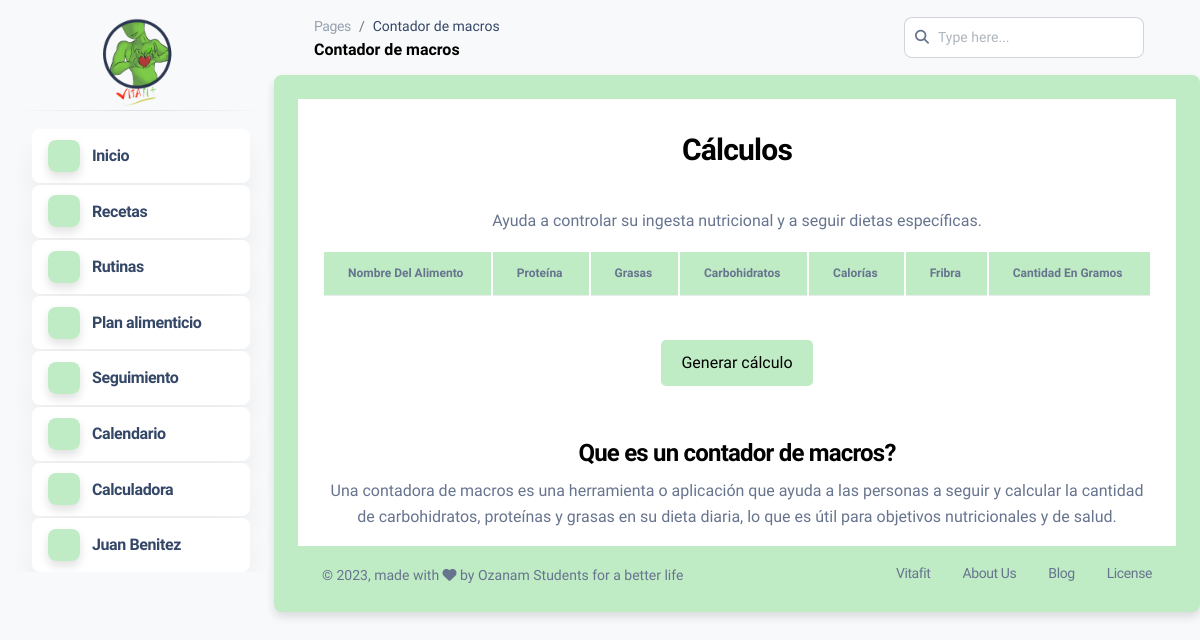
/dashboard.php?mod=calculadora (signed in), run on an earlier commit of the app's database.
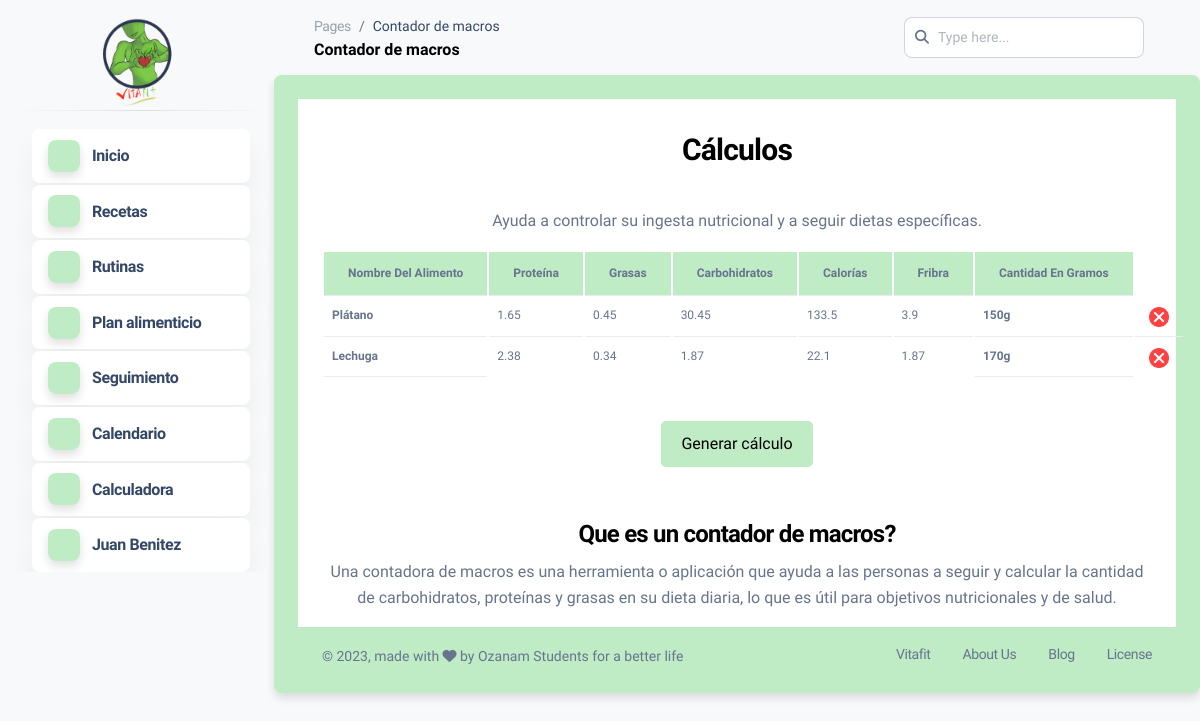
And on a later commit of the database.
### tables this page shows
CREATE TABLE `calculadora` (
  `id_calculo` int(1) NOT NULL,
  `id_alimento` int(12) NOT NULL,
  `cantidad` int(4) NOT NULL,
  `numero_identificacion` bigint(15) NOT NULL
);

CREATE TABLE `macros` (
  `id_alimentos` int(1) NOT NULL,
  `proteina` float NOT NULL,
  `grasas` float NOT NULL,
  `carbohidratos` float NOT NULL,
  `calorias` float NOT NULL,
  `fibra` float NOT NULL,
  `nombre_alimento` varchar(30) NOT NULL
);

### modulos/macros/calculadora.php (the view, shortened to what this page needs)
<div class="container cuerpo">
<div class="row">
<center>
<div class="col-md-12">
<h3 class="titulo">Cálculos</h3>
<p>Ayuda a controlar su ingesta nutricional y a seguir dietas específicas.</p>
<table class="table">
<thead class="thead">
<tr>
<th scope="col">Nombre del alimento</th>
<th scope="col">Proteína</th>
<th scope="col">Grasas</th>
<th scope="col">Carbohidratos</th>
<th scope="col">Calorías</th>
<th scope="col">Fribra</th>
<th scope="col">Cantidad en gramos</th>
</tr>
  </thead>
  <tbody>
<?php
      include "conexion.php";
      if (isset($_SESSION['documento'])){
        $dato=$_SESSION['documento'];
        $consulta=mysqli_query($conexion,"SELECT * FROM calculadora WHERE numero_identificacion LIKE '%$dato%';") or die ($conexion."Error en la consulta");
        $cantidad = mysqli_num_rows($consulta);
        if($cantidad > 0){
            while($fila=mysqli_fetch_array($consulta)){
                $cantidad = $fila['cantidad'];
                $id_alimento = $fila['id_alimento'];
                $consulta_alimento=mysqli_query($conexion,"SELECT * FROM macros WHERE id_alimentos LIKE '%$id_alimento%';") or die ($conexion."Error en la consulta");
                if($fila=mysqli_fetch_array($consulta_alimento)){
                    $proteina = $fila['proteina'];
                    $grasas = $fila['grasas'];
                    $carbohidratos = $fila['carbohidratos'];
                    $calorias = $fila['calorias'];
                    $fibra = $fila['fibra'];
                    $nombre = $fila['nombre_alimento'];
                    $proteina1 = $proteina/100;
                    $grasas1 = $grasas/100;
                    $carbohidratos1 = $carbohidratos/100;
                    $calorias1 = $calorias/100;
                    $fibra1 = $fibra/100;
                    $proteina2 = $proteina1*$cantidad;
                    $grasas2 = $grasas1*$cantidad;
                    $carbohidratos2 = $carbohidratos1*$cantidad;
                    $calorias2 = $calorias1*$cantidad;
                    $fibra2 = $fibra1*$cantidad;
                    ?>
        <tr>
          <th><?php echo $nombre; ?></th>
          <td><?php echo $proteina2; ?></td>
          <td><?php echo $grasas2; ?></td>
          <td><?php echo $carbohidratos2; ?></td>
          <td><?php echo $calorias2; ?></td>
          <td><?php echo $fibra2; ?></td>
            <?php
                }
            ?>
          <th><?php echo $cantidad,"g"; ?></th>
          <td>
            <form action="dashboard.php?mod=calculadora" method="POST">
              <button type="submit" name="btn_eliminar" style="background-color: transparent; border: 0px;">
                <img src="img/boton-eliminar.png" alt="eliminar" width="20">
              </button>
            </form>
          </td>
        </tr>
        <?php
      }
      }
        ?>
          </tbody>
        </table>
        <br>
        <form action="dashboard.php?mod=menu_alimentos" method="POST">
          <button type="submit" name="btn_generar" class="btn_consulta">Generar cálculo</button>
        </form>
        <br><br>
        <h4>Que es un contador de macros?</h4>
        <p>Una contadora de macros es una herramienta o aplicación que ayuda a las personas a seguir y calcular la cantidad de carbohidratos, proteínas y grasas en su dieta diaria, lo que es útil para objetivos nutricionales y de salud.</p>
        </center>
        </div>
        </div>
        <?php
    }
?>

### dashboard.php (shortened to what this page needs)
<?php
include "conexion.php";
?>
<!DOCTYPE html>
<html lang="es">
<head>
  <link rel="stylesheet" href="https://unpkg.com/boxicons@2.1.3/css/boxicons.min.css">
  <link href="dashboard/assets/css/nucleo-svg.css" rel="stylesheet" />
  <link id="pagestyle" href="dashboard/assets/css/dashboards.css?v=1.0.7" rel="stylesheet" />
</head>
<body class="g-sidenav-show  bg-gray-100">
  <aside class="sidenav navbar navbar-vertical navbar-expand-xs border-0 border-radius-xl my-3 fixed-start ms-3 " id="sidenav-main">
    <div class="">
      <center>
      <a href="dashboard.php?mod=inicio">
        <img src="dashboard/media/vitafit_logo.png" alt="main_logo" style="height:100px; margin-top:10px;">
      </a>
      </center>
    </div>
    <hr class="horizontal dark mt-0">
    <div class="collapse navbar-collapse  w-auto " id="sidenav-collapse-main">
      <ul class="navbar-nav">
        <li class="nav-item">
          <a class="nav-link active" href="dashboard.php?mod=inicio">
            <div class="icon icon-shape icon-sm shadow border-radius-md text-center me-2 d-flex align-items-center justify-content-center">
            <box-icon type="regular" name="home-alt-2" color="black" size="22px"></box-icon>
            </div>
            <span class="nav-link-text ms-1">Inicio</span>
          </a>
        </li>
        <li class="nav-item">
          <a class="nav-link active" href="dashboard.php?mod=recetas">
            <div class="icon icon-shape icon-sm shadow border-radius-md text-center me-2 d-flex align-items-center justify-content-center">
            <box-icon type="regular" name="book" color="black" size="22px"></box-icon>
            </div>
            <span class="nav-link-text ms-1">Recetas</span>
          </a>
        </li>
        <li class="nav-item">
          <a class="nav-link active" href="dashboard.php?mod=rutinas">
            <div class="icon icon-shape icon-sm shadow border-radius-md text-center me-2 d-flex align-items-center justify-content-center">
            <box-icon type="regular" name="time" color="black" size="22px"></box-icon>
            </div>
            <span class="nav-link-text ms-1">Rutinas</span>
          </a>
        </li>
        <li class="nav-item">
          <a class="nav-link active" href="dashboard.php?mod=p_alimenticio">
            <div class="icon icon-shape icon-sm shadow border-radius-md text-center me-2 d-flex align-items-center justify-content-center">
            <box-icon type="regular" name="spreadsheet" color="black" size="22px"></box-icon>
            </div>
            <span class="nav-link-text ms-1">Plan alimenticio</span>
          </a>
        </li>
        <li class="nav-item">
          <a class="nav-link active" href="dashboard.php?mod=seguimiento">
            <div class="icon icon-shape icon-sm shadow border-radius-md text-center me-2 d-flex align-items-center justify-content-center">
            <box-icon type="regular" name="chart" color="black" size="22px"></box-icon>
            </div>
            <span class="nav-link-text ms-1">Seguimiento</span>
          </a>
        </li>
        <li class="nav-item">
          <a class="nav-link active" href="dashboard.php?mod=calendario">
            <div class="icon icon-shape icon-sm shadow border-radius-md text-center me-2 d-flex align-items-center justify-content-center">
            <box-icon type="regular" name="calendar-edit" color="black" size="22px"></box-icon>
            </div>
            <span class="nav-link-text ms-1">Calendario</span>
          </a>
        </li>
        <li class="nav-item">
          <a class="nav-link active" href="dashboard.php?mod=calculadora">
            <div class="icon icon-shape icon-sm shadow border-radius-md text-center me-2 d-flex align-items-center justify-content-center">
            <box-icon type="regular" name="math" color="black" size="22px"></box-icon>
            </div>
            <span class="nav-link-text ms-1">Calculadora</span>
          </a>
        </li>
        <li class="nav-item">
          <a class="nav-link active" href="dashboard.php?set=m_profile">
            <div class="icon icon-shape icon-sm shadow border-radius-md text-center me-2 d-flex align-items-center justify-content-center">
            <box-icon type="regular" name="user" color="black" size="22px"></box-icon>
            </div>
            <span class="nav-link-text ms-1"><?php echo $_SESSION['primer_nombre']," ",$_SESSION['primer_apellido']; ?><span>
          </a>
        </li>
      </ul>
    </div>
  </aside>
  <main class="main-content position-relative border-radius-lg ">
    <nav class="navbar navbar-main navbar-expand-lg px-0 mx-4 shadow-none border-radius-xl" id="navbarBlur" navbar-scroll="true">
      <div class="container-fluid py-1 px-3">
        <nav aria-label="breadcrumb">
          <ol class="breadcrumb bg-transparent mb-0 pb-0 pt-1 px-0 me-sm-6 me-5">
            <li class="breadcrumb-item text-sm"><a class="opacity-5 text-dark" href="javascript:;" style="color: #BFEBC5; ">Pages</a></li>
            <li class="breadcrumb-item text-sm text-dark active" aria-current="page">
            <?php
        if(@ $_GET['mod']=="")
        {
          echo"Inicio";
        }
        else
            if(@ $_GET['mod']=="inicio")
            {
              echo"Inicio";
            }
            else
                if(@ $_GET['mod']=="recetas")
                {
                  echo"Recetas";
                }
                else
                    if(@ $_GET['mod']=="rutinas")
                    {
                      echo"Rutinas";
                    }
                    else
                        if(@ $_GET['mod']=="p_alimenticio")
                        {
                          echo"Plan alimenticio";
                        }
                        else
                            if(@ $_GET['mod']=="seguimiento")
                            {
                              echo"Seguimiento";
                            }
                            else
                                if(@ $_GET['mod']=="cuenta")
                                {
                                  echo"Cuenta";
                                }
                                else
                                    if(@ $_GET['mod']=="calendario")
                                    {
                                      echo"Calendario";
                                    }
                                    else
                                        if(@ $_GET['mod']=="calculadora")
                                        {
                                          echo"Contador de macros";
                                        }
      ?>
            </li>
          </ol>
          <h6 class="font-weight-bolder mb-0">
          <?php
        if(@ $_GET['mod']=="")
        {
          echo"Inicio";
        }
        else
            if(@ $_GET['mod']=="inicio")
            {
              echo"Inicio";
            }
            else
                if(@ $_GET['mod']=="recetas")
                {
                  echo"Recetas";
                }
                else
                    if(@ $_GET['mod']=="rutinas")
                    {
                      echo"Rutinas";
                    }
                    else
                        if(@ $_GET['mod']=="p_alimenticio")
                        {
                          echo"Plan alimenticio";
                        }
                        else
                            if(@ $_GET['mod']=="seguimiento")
                            {
                              echo"Seguimiento";
                            }
                            else
                                if(@ $_GET['mod']=="cuenta")
                                {
                                  echo"Cuenta";
                                }
                                else
                                    if(@ $_GET['mod']=="calendario")
                                    {
                                      echo"Calendario";
                                    }
                                    else
                                        if(@ $_GET['mod']=="calculadora")
                                        {
                                          echo"Contador de macros";
                                        }
      ?>
          </h6>
        </nav>
        <div class="collapse navbar-collapse mt-sm-0 mt-2 me-md-0 me-sm-4" id="navbar">
          <div class="ms-md-auto pe-md-3 d-flex align-items-center">
            <div class="input-group">
              <span class="input-group-text text-body"><i class="fas fa-search" aria-hidden="true"></i></span>
              <input type="text" class="form-control" placeholder="Type here...">
            </div>
          </div>
        </div>
      </div>
    </nav>
    <div class="container-fluid py-4 shadow border-radius-md" style=" background-color: #BFEBC5;">
      <?php
        if(@ $_GET['mod']=="")
        {
          require_once("modulos/inicio.php");
        }
        else
            if(@ $_GET['mod']=="inicio")
            {
              require_once("modulos/inicio.php");
            }
            else
                if(@ $_GET['mod']=="recetas")
                {
                  require_once("modulos/recetas.php");
                }
                else
                    if(@ $_GET['mod']=="rutinas")
                    {
                      require_once("modulos/rutinas/rutinas.php");
                    }
                    else
                        if(@ $_GET['mod']=="p_alimenticio")
                        {
                          require_once("modulos/plan/p_alimenticio.php");
                        }
                        else
                            if(@ $_GET['mod']=="seguimiento")
                            {
                              require_once("modulos/seguimiento.php");
                            }
                            else
                                if(@ $_GET['mod']=="cuenta")
                                {
                                  require_once("modulos/cuenta.php");
                                }
                                else
                                    if(@ $_GET['mod']=="calendario")
                                    {
                                      require_once("modulos/calendario.php");
                                    }
                                    else
                                        if(@ $_GET['mod']=="calculadora")
                                        {
                                          require_once("modulos/macros/calculadora.php");
                                        }
      ?>
      <footer class="footer pt-3  ">
        <div class="container-fluid">
          <div class="row align-items-center justify-content-lg-between">
            <div class="col-lg-6 mb-lg-0 mb-4">
              <div class="copyright text-center text-sm text-muted text-lg-start">
                © ,
                made with <i class="fa fa-heart"></i> by Ozanam Students for a better life
              </div>
            </div>
            <div class="col-lg-6">
              <ul class="nav nav-footer justify-content-center justify-content-lg-end">
                <li class="nav-item">
                  <a href="https://instagram.com/vitafit_fo" class="nav-link text-muted" target="_blank">Vitafit</a>
                </li>
                <li class="nav-item">
                  <a href="https://www.creative-tim.com/presentation" class="nav-link text-muted" target="_blank">About Us</a>
                </li>
                <li class="nav-item">
                  <a href="https://www.creative-tim.com/blog" class="nav-link text-muted" target="_blank">Blog</a>
                </li>
                <li class="nav-item">
                  <a href="https://www.creative-tim.com/license" class="nav-link pe-0 text-muted" target="_blank">License</a>
                </li>
              </ul>
            </div>
          </div>
        </div>
      </footer>
    </div>
  </main>
</body>
</html>

### dashboard/assets/css/nucleo-svg.css (style rules this page uses)
.icon { display: inline-block; color: #111111; height: 1em; width: 1em; }
.icon-sm { height: 0.8em; width: 0.8em; }
.icon { fill: currentColor; stroke: none; }

### modulos/macros/calculadora.php (style rules this page uses)
.table { font-size: 12px; }
.thead { background-color:#BFEBC5; }
.btn_consulta { background-color:#BFEBC5; padding: 10px 20px; color: black; border: none; border-radius: 5px; font-size: 16px; cursor: pointer; transition: transform 0.3s ease; }
.cuerpo { background-color:white; position: relative; }
.titulo { padding: 30px 20px; }

What changed in the data, as far as the page shows it:
added calculadora: id_alimento.nombre_alimento "Plátano", proteina2 "1.65", grasas2 "0.45", carbohidratos2 "30.45", calorias2 "133.5", fibra2 "3.9", cantidad "150"
added calculadora: id_alimento.nombre_alimento "Lechuga", proteina2 "2.38", grasas2 "0.34", carbohidratos2 "1.87", calorias2 "22.1", fibra2 "1.87", cantidad "170"
